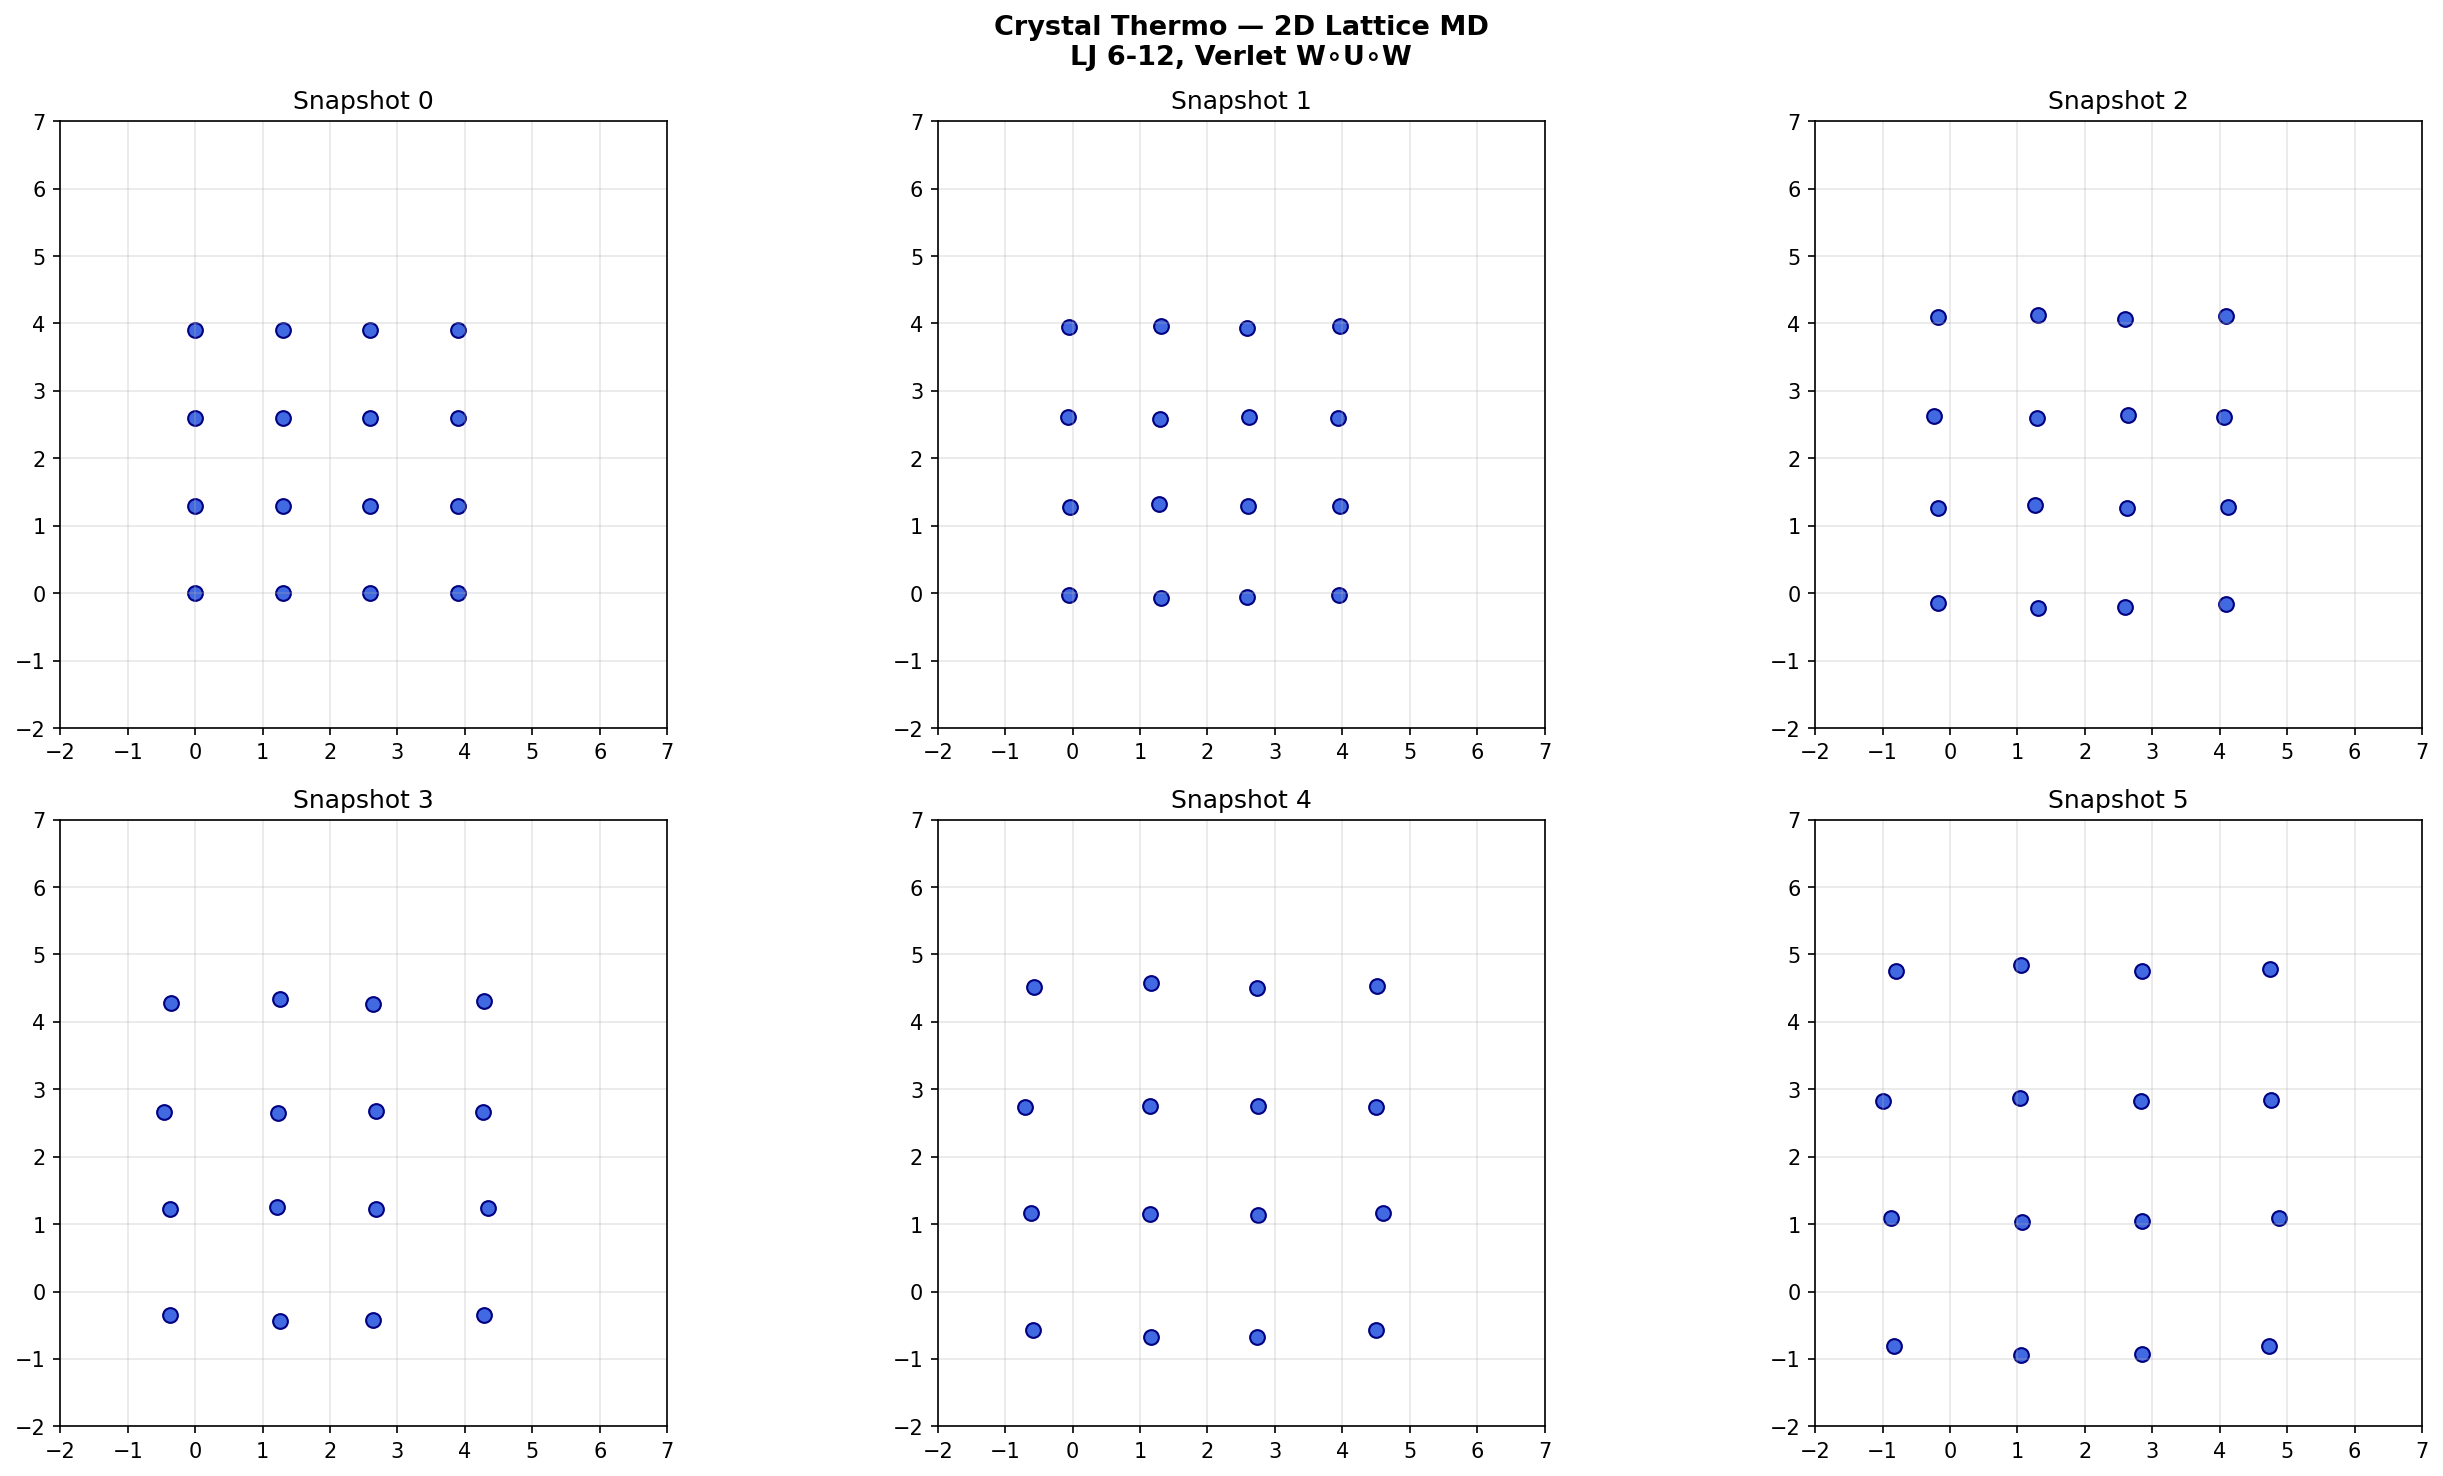

The script that saved this image:
#!/usr/bin/env python3
"""Crystal Thermo — 2D Lattice MD: Watch Crystal Melt"""
import crystal_toe as ct
import numpy as np
import matplotlib.pyplot as plt

toe = ct.Toe(); th = toe.thermo()
lattice = th.make_lattice_2d(4, 4, 1.3, 0.1)
eps, sigma, cutoff = 1.0, 1.0, 3.5
print(f"Lattice: {len(lattice)} particles, T_init={th.temperature(lattice):.4f}")

snaps = th.simulate(0.001, eps, sigma, cutoff, 2000, 200, lattice)

fig, axes = plt.subplots(2, 3, figsize=(18, 10))
fig.suptitle(f"Crystal Thermo — 2D Lattice MD\nLJ {th.lj_attract()}-{th.lj_repel()}, Verlet W∘U∘W", fontsize=13, fontweight='bold')
for idx in range(min(6, len(snaps))):
    ax = axes[idx//3][idx%3]
    s = snaps[idx]
    xs = [p[0] for p in s]; ys = [p[1] for p in s]
    ax.scatter(xs, ys, s=50, c='royalblue', edgecolors='navy')
    ax.set_xlim(-2, 7); ax.set_ylim(-2, 7); ax.set_aspect('equal')
    ax.set_title(f'Snapshot {idx}'); ax.grid(True, alpha=0.3)
plt.tight_layout(); plt.savefig('thermo_lattice.png', dpi=150, bbox_inches='tight'); plt.show()
